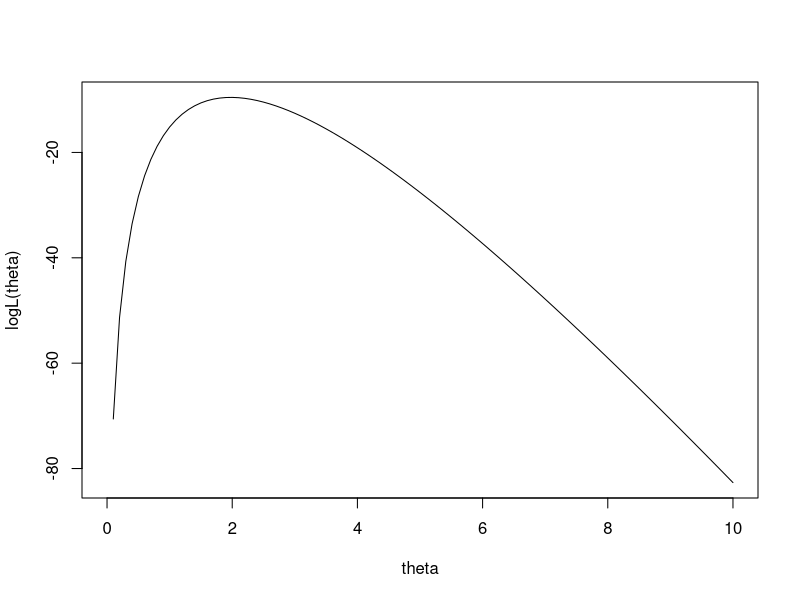
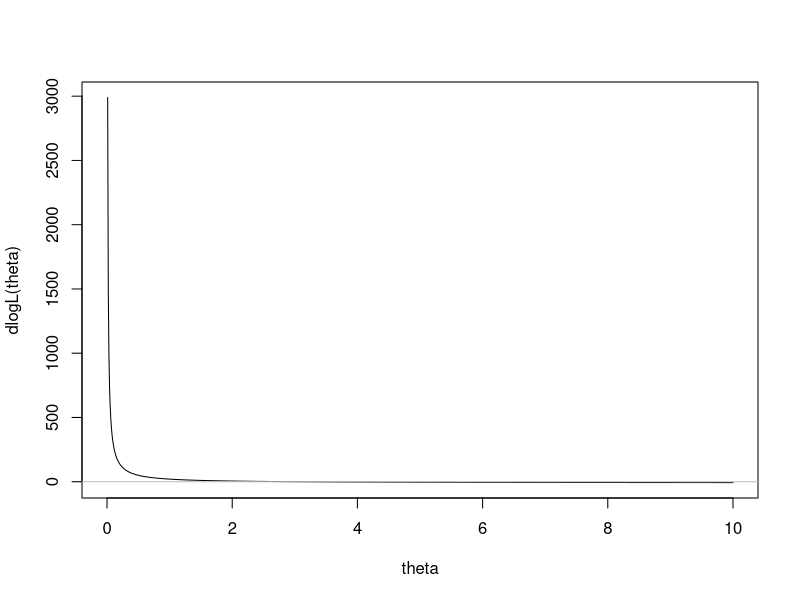

Generate these figures, in order, with R: (Note: this script raises an error after producing the figures.)
## ---- chunk 1
n <- 30
theta <- 2.5

x <- rexp(n, rate = theta)

mlogL <- function(theta) {
	return(-(length(x) * log(theta) - theta * sum(x)))
}

library("stats4")

fit <- mle(mlogL, start = list(theta = 1))
summary(fit)

cat("O inverso da média é", 1 / mean(x))
## ---- chunk 2
n <- 30
theta <- 2.5

x <- rexp(n, rate = theta)

logL <- function(theta) {
	return(length(x) * log(theta) - theta * sum(x))
}
theta <- seq(0, 10, 0.1)

plot(theta, logL(theta), type = "l")

optimize(logL, lower = 2, upper = 6, maximum = TRUE)

cat("O inverso da média é ", mean(x))

## ---- chunk 3
n <- 30
theta <- 2.5

x <- rexp(n, rate = theta)

dlogL <- function(theta) {
	return(length(x) / theta - sum(x))
}

theta <- seq(0, 10, 0.01)

plot(theta, dlogL(theta), type = "l")
abline(h = 0, col = "grey")


uniroot(dlogL, lower = 1, upper = 3)
cat("O inverso da média é", 1 / mean(x))
## ---- chunk 4
nrep <- 2000
n    <- 200
est  <- matrix(0, nrep, 3)

alpha <- 5
lambda <- 2

dlogL <- function(lambda) {
	return(log(lambda) + mean(log(x)) - digamma(lambda * mean(x)))
}

set.seed(1733)
for (i in 1:nrep) {
	x <- rgamma(n, shape = alpha, rate = lambda)
	raiz <- uniroot(dlogL, lower = 0.001, upper = 1e7)
	est[i, 1] <- raiz$root
	est[i, 2] <- raiz$root * mean(x)
	est[i, 3] <- raiz$iter
}

hist(est[, 1], freq = FALSE)
abline(v = lambda, col = "red")

hist(est[, 2], freq = FALSE)
abline(v = alpha, col = "red")

plot(table(est[, 3]) / nrep)

## ---- chunk 5
LL <- function(theta, sx, slogx, n) {
	alpha <- theta[1]
	lambda <- theta[2]
	loglik <- n * alpha * log(lambda) - n * log(gamma(alpha)) + (alpha - 1) * slogx - lambda * sx
	return(-loglik)
}

n <- 200
alpha <- 5
lambda <- 2
x <- rgamma(n, shape = alpha, rate = lambda)

optim(par = c(1, 1), fn = LL, sx = sum(x), slog = sum(log(x)), n = n)

est <- replicate(2000, expr = {
	x <- rgamma(200, shape = 5, rate = 2)
	optim(c(1, 1), fn = LL, sx = sum(x), slogx = sum(log(x)), n = n)$par
})
colMeans(t(est))
